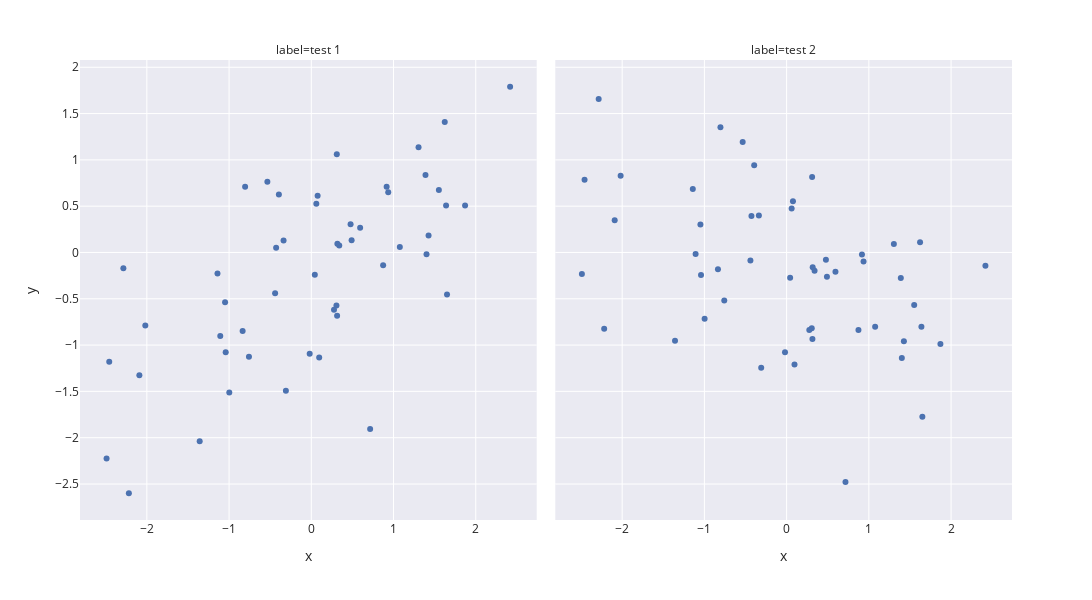

Write notebook code for a chart like this one.
### Markdown cell above
Because the plots between each year and each month are not completely **linear**, we can draw **regression lines** between each year to understand where the graph is really going.

> **Regression lines**: Also known as _lines of best fit_ are lines that are linear estimates between variables on a graph to describe the trend of the graph.

A regression line can be formed between the two variables for each type of graph, though it is not impossible for some graphs, when they have a weak correlation with each other, the line can’t be immediately noticeable.

### Code cell
corr_examples(.4)

### Figure 1 — Plotly figure (JSON) as saved in the notebook; plotly's stock layout.template omitted (floating-point values rounded to 4 significant figures)
{"data": [{"hovertemplate": "label=test 1<br>x=%{x}<br>y=%{y}<extra></extra>", "legendgroup": "", "marker": {"color": "rgb(76,114,176)", "symbol": "circle"}, "mode": "markers", "name": "", "orientation": "v", "showlegend": false, "type": "scatter", "x": [0.3055, 1.623, 0.3137, 0.07686, 1.077, 0.09582, 0.8736, -1.357, -2.019, 0.2759, 0.06113, -0.4403, -0.8049, -0.9974, 0.4903, 0.4778, -0.8352, -2.49, -0.309, -2.286, 1.401, 0.3099, 1.551, 0.9162, 1.389, -1.141, 1.87, 2.418, -2.219, 1.426, -0.01972, -2.091, -0.4278, -0.3944, -0.7582, 1.304, -2.457, 0.0427, 0.7156, -1.049, 0.9354, -0.5344, 0.3398, 1.639, -1.041, 0.5939, -0.3373, 0.317, 1.65, -1.107], "xaxis": "x", "y": [-0.5739, 1.409, -0.6846, 0.6134, 0.05986, -1.133, -0.1379, -2.04, -0.7874, -0.6176, 0.5249, -0.4394, 0.7085, -1.512, 0.1312, 0.3048, -0.8488, -2.225, -1.493, -0.1716, -0.01898, 1.062, 0.6737, 0.7109, 0.8354, -0.2274, 0.507, 1.789, -2.6, 0.1835, -1.093, -1.325, 0.05058, 0.6271, -1.125, 1.135, -1.18, -0.2396, -1.907, -0.537, 0.6503, 0.7649, 0.07484, 0.5081, -1.077, 0.2658, 0.1298, 0.09429, -0.4542, -0.9019], "yaxis": "y"}, {"hovertemplate": "label=test 2<br>x=%{x}<br>y=%{y}<extra></extra>", "legendgroup": "", "marker": {"color": "rgb(76,114,176)", "symbol": "circle"}, "mode": "markers", "name": "", "orientation": "v", "showlegend": false, "type": "scatter", "x": [0.3055, 1.623, 0.3137, 0.07686, 1.077, 0.09582, 0.8736, -1.357, -2.019, 0.2759, 0.06113, -0.4403, -0.8049, -0.9974, 0.4903, 0.4778, -0.8352, -2.49, -0.309, -2.286, 1.401, 0.3099, 1.551, 0.9162, 1.389, -1.141, 1.87, 2.418, -2.219, 1.426, -0.01972, -2.091, -0.4278, -0.3944, -0.7582, 1.304, -2.457, 0.0427, 0.7156, -1.049, 0.9354, -0.5344, 0.3398, 1.639, -1.041, 0.5939, -0.3373, 0.317, 1.65, -1.107], "xaxis": "x2", "y": [-0.8183, 0.1108, -0.9356, 0.5519, -0.8014, -1.21, -0.8368, -0.9536, 0.8275, -0.8384, 0.476, -0.08722, 1.352, -0.7145, -0.261, -0.07737, -0.1806, -0.2328, -1.246, 1.657, -1.14, 0.8138, -0.5673, -0.02204, -0.2755, 0.6854, -0.9891, -0.1446, -0.8249, -0.9574, -1.077, 0.3477, 0.3928, 0.9427, -0.5183, 0.09194, 0.7857, -0.2738, -2.48, 0.3018, -0.09801, 1.192, -0.197, -0.8032, -0.2438, -0.2093, 0.3997, -0.1593, -1.775, -0.01629], "yaxis": "y2"}], "layout": {"annotations": [{"font": {}, "showarrow": false, "text": "label=test 1", "x": 0.245, "xanchor": "center", "xref": "paper", "y": 1, "yanchor": "bottom", "yref": "paper"}, {"font": {}, "showarrow": false, "text": "label=test 2", "x": 0.755, "xanchor": "center", "xref": "paper", "y": 1, "yanchor": "bottom", "yref": "paper"}], "height": 600, "legend": {"tracegroupgap": 0}, "margin": {"t": 60}, "width": 1200, "xaxis": {"anchor": "y", "domain": [0, 0.49], "title": {"text": "x"}}, "xaxis2": {"anchor": "y2", "domain": [0.51, 1], "matches": "x", "title": {"text": "x"}}, "yaxis": {"anchor": "x", "domain": [0, 1], "title": {"text": "y"}}, "yaxis2": {"anchor": "x2", "domain": [0, 1], "matches": "y", "showticklabels": false}}}
